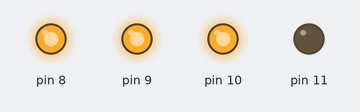
The sketch below on a simulated Arduino Uno, built with avr-gcc and run on an emulated ATmega328P. Parts: output pins drawn as LEDs (lit = HIGH). Random numbers use the default seed unless the sketch sets one.

Above: at 0.1 s.
At 6.1 s:
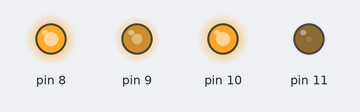
At 9.1 s:
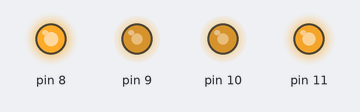
At 18.1 s:
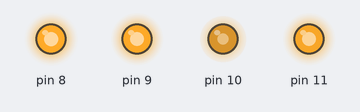
At 27.1 s:
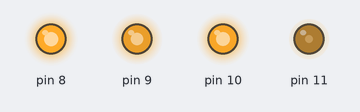
At 36.1 s:
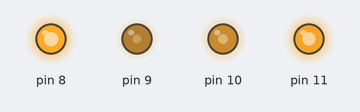
Timing chart, 0 to 40.0 s (numbered marks = the images above):
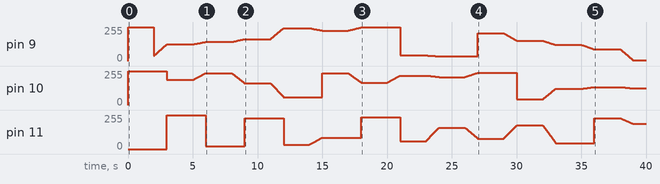

The sketch:

ColorLEDTest.ino
```cpp
// ColorLED test
#include "ColorLED.h"

const int DWELL_TIME = 2000;
const int TRANSITION_TIME = 1000;

enum Mode {DWELL, TRANSITION};
Mode mode = DWELL;

ColorLED led(8, 9, 10, 11);
Color color = Color::randomColor();
Color nextColor;
int dred;
int dgreen;
int dblue;
unsigned long startTime = millis();

void setup()
{
  randomSeed(analogRead(A0));
  led.turnOn();
}

void loop()
{
  unsigned long time = millis() - startTime;
  if (mode == DWELL) {
    if (time > DWELL_TIME) {
      // Done dwelling, change to the transition mode.
      mode = TRANSITION;
      nextColor = Color::randomColor();
      dred = nextColor.red - color.red;
      dgreen  = nextColor.green - color.green;
      dblue = nextColor.blue - color.blue;
      startTime = millis();
    }
  } else {
    if (time > TRANSITION_TIME) {
      // Done transitioning.
      mode = DWELL;
      color = nextColor;
      led.setColor(color);
      startTime = millis();
    } else {
      float fraction = static_cast<float>(time) / TRANSITION_TIME;
      led.setColor(color.red + fraction * dred,
		   color.green + fraction * dgreen,
		   color.blue + fraction * dblue);
    }
  }

}
```

ColorLED.cpp
```cpp
// ColorLED
// Implementation
#include "ColorLED.h"

Color::Color() :
  red(255), green(255), blue(255)
{
}

Color::Color(byte r, byte g, byte b) :
  red(r), green(g), blue(b)
{
}

Color Color::randomColor()
{
  return Color(random(0, 256), random(0, 256), random(0, 256));
}


ColorLED::ColorLED(byte enablePin, byte redPin, byte greenPin, byte bluePin) :
  enablePin_(enablePin),
  redPin_(redPin),
  greenPin_(greenPin),
  bluePin_(bluePin),
  enabled_(0),
  red_(0),
  green_(0),
  blue_(255)
{
  pinMode(enablePin, OUTPUT);
  pinMode(redPin, OUTPUT);
  pinMode(greenPin, OUTPUT);
  pinMode(bluePin, OUTPUT);

  reset();
}

void ColorLED::reset()
{
  digitalWrite(enablePin_, LOW);
  analogWrite(redPin_, 255 - red_);
  analogWrite(greenPin_, 255 - green_);
  analogWrite(bluePin_, 255 - blue_);
}

ColorLED::~ColorLED()
{
  digitalWrite(enablePin_, LOW);
}

void ColorLED::turnOn()
{
  enabled_ = HIGH;
  digitalWrite(enablePin_, HIGH);
}

void ColorLED::turnOff()
{
  enabled_ = LOW;
  digitalWrite(enablePin_, LOW);
}

void ColorLED::toggle()
{
  enabled_ = (enabled_ == LOW ? HIGH : LOW);
  digitalWrite(enablePin_, enabled_);
}

void ColorLED::setColor(byte red, byte green, byte blue)
{
  red_ = red;
  green_ = green;
  blue_ = blue;

  analogWrite(redPin_, 255 - red_);
  analogWrite(greenPin_, 255 - green_);
  analogWrite(bluePin_, 255 - blue_);
}

void ColorLED::setColor(const Color& color)
{
  setColor(color.red, color.green, color.blue);
}

Color ColorLED::color() const
{
  return Color(red_, green_, blue_);
}
```

ColorLED.h
```cpp
// ColorLED
// Control a color LED.
#ifndef COLOR_LED_H
#define COLOR_LED_H
#include <Arduino.h>


struct Color {
  Color();
  Color(byte r, byte g, byte b);
  static Color randomColor();
  byte red;
  byte green;
  byte blue;
};

class ColorLED {
public:
  ColorLED(byte enablePin, byte redPin, byte greenPin, byte bluePin);
  ~ColorLED();

  void reset();

  void turnOn();
  void turnOff();
  void toggle();

  void setColor(byte red, byte green, byte blue);
  void setColor(const Color& color);
  Color color() const;

private:
  byte enablePin_;
  byte redPin_;
  byte greenPin_;
  byte bluePin_;

  byte enabled_;
  byte red_;
  byte green_;
  byte blue_;
};

#endif // COLOR_LED_H
```

Measured:
- by itself, pin 11: 0/255 → 255/255 at 3.0 s, → 21/255 3.0 s later, → 231/255 3.0 s later, → 33/255 3.0 s later, … (449 changes in this stretch)
